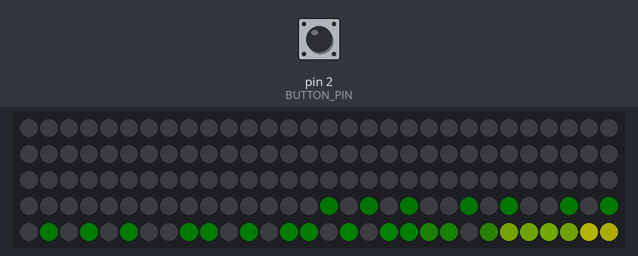
The program below on a simulated Arduino Nano, built with avr-gcc and run on an emulated ATmega328P. On the bench: 150 RGB LEDs in strip order, left to right, continuing on the next row. The test bench sets the inputs (shaded band); at power-on: pin 2 (BUTTON_PIN) HIGH. Dim RGB values are drawn brighter than linear; colours are those a GRB WS2812 strip shows for the declared byte order.

Above: at 4.2 s.
4.3 s: pin 2 (BUTTON_PIN) pulled LOW for 3.2 s
At 6.5 s:
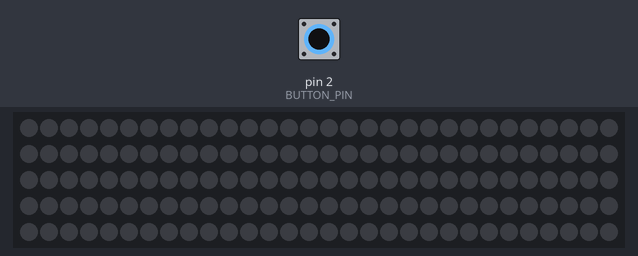
9.0 s: pin 2 (BUTTON_PIN) pulled LOW for 1 s
10.6 s: pin 2 (BUTTON_PIN) pulled LOW for 1 s
At 11.99 s:
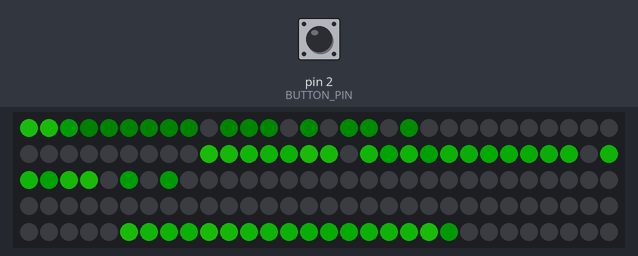
12.2 s: pin 2 (BUTTON_PIN) pulled LOW for 1 s
At 13.22 s:
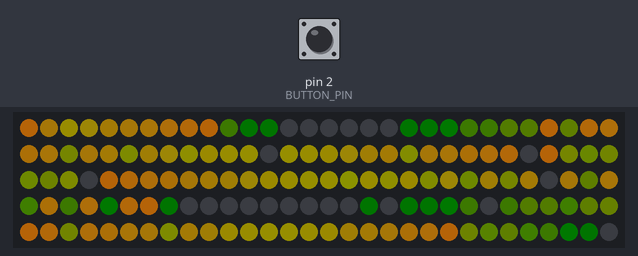
13.8 s: pin 2 (BUTTON_PIN) pulled LOW for 1 s
At 15.36 s:
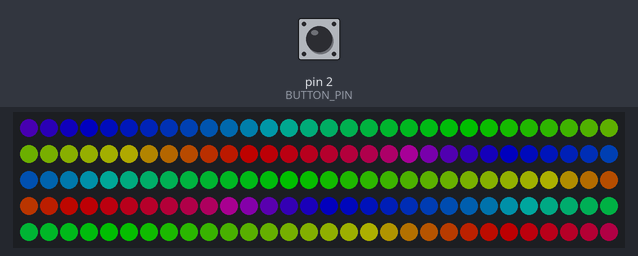
15.4 s: pin 2 (BUTTON_PIN) pulled LOW for 1 s
At 17.52 s:
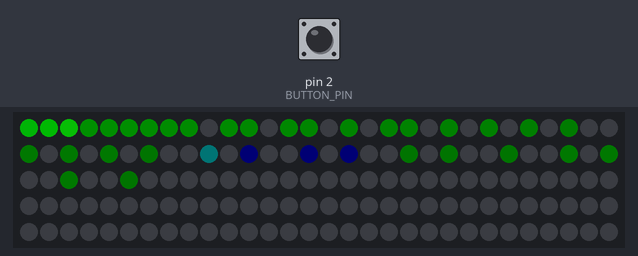
Timing chart, 0 to 19.0 s (numbered marks = the images above; inputs shaded):
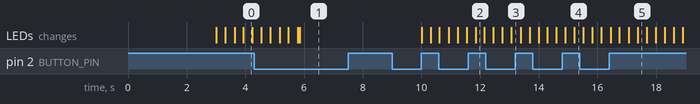

The program:

main.cpp
```cpp
#include <Arduino.h>
#include <SoftwareSerial.h>
#include <FastLED.h>
#include <effects.h>
#include <effects/confetti.h>
#include <effects/doublesine.h>
#include <effects/juggle.h>
#include <effects/plasma.h>
#include <effects/rainbow.h>
#include <effects/sinedot.h>

CRGB leds[LED_NUM];
uint8_t currentLightMode = 0;
uint8_t hue = 0;
boolean lastButtonState = true; // Saves the last state of the button after each loop iteration
long buttonPressTimestamp = 0;  // Saves the relative timestamp of when the button was last pressed (rising edge)
long led2OnTimestamp = 0;       // Saves the relative timestamp of when sleep mode was activated
bool led2On = false;
bool sleeping = false;

void executeMode(uint8_t mode);
void nextMode();
void checkButton();

void setup()
{
  delay(3000);
  // pinMode(LED2_PIN, OUTPUT);
  pinMode(BUTTON_PIN, INPUT_PULLUP);
  FastLED.addLeds<LED_CHIPSET, LED_PIN, RGB>(leds, LED_NUM).setCorrection(TypicalLEDStrip);
  FastLED.setBrightness(LED_BRIGHTNESS);
}

void loop()
{
  if (sleeping)
  {
    checkButton();
    return;
  }
  checkButton();
  executeMode(currentLightMode);
  FastLED.show();
  FastLED.delay(1000 / LED_FPS);
  EVERY_N_MILLISECONDS(7)
  {
    hue++;
  }
}

/**
   Applies the next light mode
*/
void nextMode()
{
  currentLightMode = (currentLightMode + 1) % EFFECTS_AMOUNT;
}

/**
   Checks the button's current state and moves to the next light mode if
   the button was pressed. (Anti-bounce: Button needs to be pressed at
   least 200ms for this function to move to the next light mode.
*/
bool flag = false;
void checkButton()
{
  // Detect button state (anti-bounce)
  if (!digitalRead(BUTTON_PIN))
  {
    // Button pressed
    if (lastButtonState)
    { // button wasn't pressed before
      buttonPressTimestamp = millis();
    }
    if (millis() - buttonPressTimestamp >= LED2_DELAY && !flag)
    {
      fill_solid(leds, LED_NUM, CRGB::Black); // turn all leds off
      FastLED.show();
      sleeping = true;
    }
  }
  else
  {
    // Button not pressed
    if (!lastButtonState)
    { // button was pressed before
      if (millis() - buttonPressTimestamp >= BUTTON_BOUNCE_DELAY)
      {
        if (sleeping)
        {
          sleeping = false;
          return;
        }
        if (!flag)
        {
          nextMode();
        }
        else
        {
          flag = false;
        }
      }
    }
  }
  lastButtonState = digitalRead(BUTTON_PIN);
}

void executeMode(uint8_t mode) {
  // todo: find better way to solve this
  switch (mode) {
    case 0:
      Confetti().execute(leds, hue);
      break;
    case 1:
      DoubleSine().execute(leds, hue);
      break;
    case 2:
      Juggle().execute(leds, hue);
      break;
    case 3:
      Plasma().execute(leds, hue);
      break;
    case 4:
      Rainbow().execute(leds, hue);
      break;
    case 5:
      SineDot().execute(leds, hue);
      break;
  }
}
```

effects.h
```cpp
#pragma once
#include "FastLED.h"
#include "Arduino.h"

#define ARRAY_SIZE(A) (sizeof(A) / sizeof((A)[0]))
#define EFFECTS_AMOUNT 6
#define BUTTON_PIN 2
#define BUTTON_BOUNCE_DELAY 200
#define LED2_DELAY 1500
#define LED_PIN 5
#define LED_NUM 150
#define LED_CHIPSET WS2812
#define LED_FPS 92
#define LED_BRIGHTNESS 80

#define qsubd(x, b) ((x > b) ? b : 0)
#define qsuba(x, b) ((x > b) ? x - b : 0)

class Effect
{
public:
    virtual void execute(CRGB leds[], uint8_t hue) = 0;
};
```

confetti.h
```cpp
#pragma once
#include "effects.h"

class Confetti : public Effect
{
public:
    virtual void execute(CRGB leds[], uint8_t hue);
};
```

doublesine.h
```cpp
#pragma once
#include "effects.h"

class DoubleSine : public Effect
{
public:
    virtual void execute(CRGB leds[], uint8_t hue);
};
```

juggle.h
```cpp
#pragma once
#include "effects.h"

class Juggle : public Effect
{
public:
    virtual void execute(CRGB leds[], uint8_t hue);
};
```

plasma.h
```cpp
#pragma once
#include "effects.h"

class Plasma : public Effect
{
public:
    virtual void execute(CRGB leds[], uint8_t hue);
};
```

rainbow.h
```cpp
#pragma once
#include "effects.h"

class Rainbow : public Effect
{
public:
    virtual void execute(CRGB leds[], uint8_t hue);
};
```

sinedot.h
```cpp
#pragma once
#include "effects.h"

class SineDot : public Effect
{
public:
    virtual void execute(CRGB leds[], uint8_t hue);
};
```

confetti.cpp
```cpp
#include "effects/confetti.h"

void Confetti::execute(CRGB leds[], uint8_t hue)
{
    fadeToBlackBy(leds, LED_NUM, 15); // dim moved lights
    int pos = beatsin16(20, 0, LED_NUM - 1);
    leds[pos] += CHSV(hue, 255, 192); // set color with hue
}
```

doublesine.cpp
```cpp
#include "effects/doublesine.h"

void DoubleSine::execute(CRGB leds[], uint8_t hue)
{
    fadeToBlackBy(leds, LED_NUM, 15); // dim moved lights
    int pos = beatsin16(20, 0, LED_NUM - 1);
    leds[pos] += CHSV(hue, 255, 192); // set color with hue
}
```

juggle.cpp
```cpp
#include "effects/juggle.h"

void Juggle::execute(CRGB leds[], uint8_t hue)
{
    fadeToBlackBy(leds, LED_NUM, 20);
    for (int i = 0; i < 8; i++)
    {
        leds[beatsin16(i + 7, 0, LED_NUM - 1)] |= CHSV(hue, 200, 255);
    }
}
```

plasma.cpp
```cpp
#include "effects/plasma.h"

void Plasma::execute(CRGB leds[], uint8_t hue)
{
    int thisPhase = beatsin8(6, -64, 64); // Setting phase change for a couple of waves.
    int thatPhase = beatsin8(7, -64, 64);

    for (int k = 0; k < LED_NUM; k++)
    { // For each of the LED's in the strand, set a brightness based on a wave as follows:

        int colorIndex = cubicwave8((k * 23) + thisPhase) / 2 + cos8((k * 15) + thatPhase) / 2; // Create a wave and add a phase change and add another wave with its own phase change.. Hey, you can even change the frequencies if you wish.
        int thisBright = qsuba(colorIndex, beatsin8(7, 0, 96));                                 // qsub gives it a bit of 'black' dead space by setting sets a minimum value. If colorIndex < current value of beatsin8(), then bright = 0. Otherwise, bright = colorIndex..

        leds[k] = ColorFromPalette(PartyColors_p, colorIndex, thisBright, LINEARBLEND); // Let's now add the foreground colour.
    }
}
```

rainbow.cpp
```cpp
#include "effects/rainbow.h"

void Rainbow::execute(CRGB leds[], uint8_t hue)
{
    fill_rainbow(leds, LED_NUM, hue, 5);
}
```

sinedot.cpp
```cpp
#include "effects/sinedot.h"

void SineDot::execute(CRGB leds[], uint8_t hue)
{
    fadeToBlackBy(leds, LED_NUM, 15); // dim moved lights
    int pos = beatsin16(20, 0, LED_NUM - 1);
    leds[pos] += CHSV(hue, 255, 192); // set color with hue
}
```

Measured:
- after the input at 13.8 s, the LEDs: first differ from a run without the input after 1.1 s (image 4 shows a later state)
